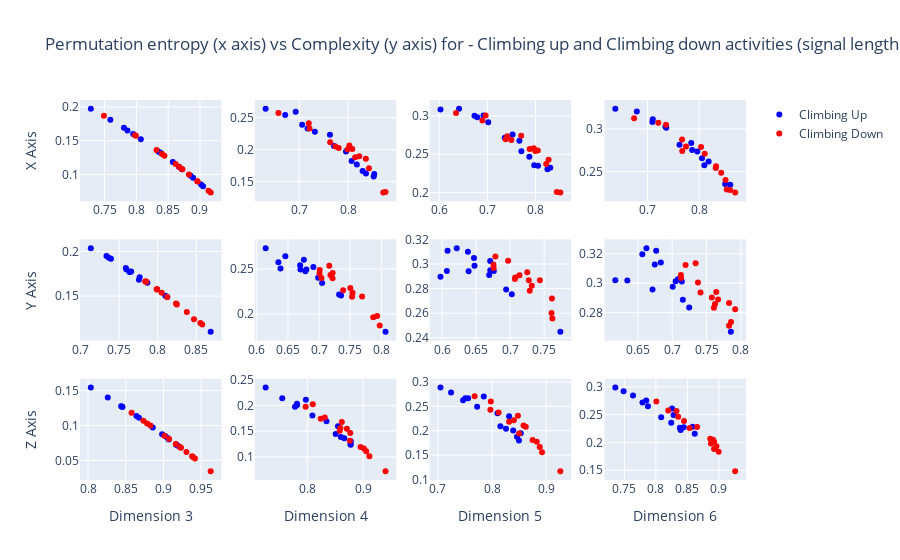

Source (notebook cell):
### Markdown cell above
## Task 2.4  Plotting Permutation entropy vs Complexity for Climbing up and Climbing down activity in subjects. (signal length =4096, embedded delay = 1 along data of axis x,y and z)

### Code cell
fig = make_subplots(rows=3, cols=4, )

# Signal length = 4096 and delay = 1
# Activities climbing up and climbing down
plot4_df = df[(df['Signal_Length']==4096)&(df['Delay']==1)&(df['Activity'].isin(['climbing_up','climbing_down']))]


fig1 = plot4_df[(plot4_df['Dimension']==3)&(plot4_df['Accelerometer_Axis']=='x')&(plot4_df['Activity']=='climbing_up')]
fig1_1 = plot4_df[(plot4_df['Dimension']==3)&(plot4_df['Accelerometer_Axis']=='x')&(plot4_df['Activity']=='climbing_down')]
fig.add_trace(go.Scatter(x=fig1['Permutation_Entropy'], y=fig1['Complexity'], mode="markers", marker_color='blue', showlegend=False),row=1, col=1)
fig.add_trace(go.Scatter(x=fig1_1['Permutation_Entropy'], y=fig1_1['Complexity'], mode="markers", marker_color='red', showlegend=False),row=1, col=1)

fig2 = plot4_df[(plot4_df['Dimension']==4)&(plot4_df['Accelerometer_Axis']=='x')&(plot4_df['Activity']=='climbing_up')]
fig2_1 = plot4_df[(plot4_df['Dimension']==4)&(plot4_df['Accelerometer_Axis']=='x')&(plot4_df['Activity']=='climbing_down')]
fig.add_trace(go.Scatter(x=fig2['Permutation_Entropy'], y=fig2['Complexity'], mode="markers", marker_color='blue', showlegend=False),row=1, col=2)
fig.add_trace(go.Scatter(x=fig2_1['Permutation_Entropy'], y=fig2_1['Complexity'], mode="markers", marker_color='red', showlegend=False),row=1, col=2)

fig3 = plot4_df[(plot4_df['Dimension']==5)&(plot4_df['Accelerometer_Axis']=='x')&(plot4_df['Activity']=='climbing_up')]
fig3_1 = plot4_df[(plot4_df['Dimension']==5)&(plot4_df['Accelerometer_Axis']=='x')&(plot4_df['Activity']=='climbing_down')]
fig.add_trace(go.Scatter(x=fig3['Permutation_Entropy'], y=fig3['Complexity'], mode="markers", marker_color='blue', showlegend=False),row=1, col=3)
fig.add_trace(go.Scatter(x=fig3_1['Permutation_Entropy'], y=fig3_1['Complexity'], mode="markers", marker_color='red', showlegend=False),row=1, col=3)

fig4 = plot4_df[(plot4_df['Dimension']==6)&(plot4_df['Accelerometer_Axis']=='x')&(plot4_df['Activity']=='climbing_up')]
fig4_1 = plot4_df[(plot4_df['Dimension']==6)&(plot4_df['Accelerometer_Axis']=='x')&(plot4_df['Activity']=='climbing_down')]
fig.add_trace(go.Scatter(x=fig4['Permutation_Entropy'], y=fig4['Complexity'], mode="markers", marker_color='blue', showlegend=False),row=1, col=4)
fig.add_trace(go.Scatter(x=fig4_1['Permutation_Entropy'], y=fig4_1['Complexity'], mode="markers", marker_color='red', showlegend=False),row=1, col=4)


fig5 = plot4_df[(plot4_df['Dimension']==3)&(plot4_df['Accelerometer_Axis']=='y')&(plot4_df['Activity']=='climbing_up')]
fig5_1 = plot4_df[(plot4_df['Dimension']==3)&(plot4_df['Accelerometer_Axis']=='y')&(plot4_df['Activity']=='climbing_down')]
fig.add_trace(go.Scatter(x=fig5['Permutation_Entropy'], y=fig5['Complexity'], mode="markers", marker_color='blue', showlegend=False),row=2, col=1)
fig.add_trace(go.Scatter(x=fig5_1['Permutation_Entropy'], y=fig5_1['Complexity'], mode="markers", marker_color='red', showlegend=False),row=2, col=1)

fig6 = plot4_df[(plot4_df['Dimension']==4)&(plot4_df['Accelerometer_Axis']=='y')&(plot4_df['Activity']=='climbing_up')]
fig6_1 = plot4_df[(plot4_df['Dimension']==4)&(plot4_df['Accelerometer_Axis']=='y')&(plot4_df['Activity']=='climbing_down')]
fig.add_trace(go.Scatter(x=fig6['Permutation_Entropy'], y=fig6['Complexity'], mode="markers", marker_color='blue', showlegend=False),row=2, col=2)
fig.add_trace(go.Scatter(x=fig6_1['Permutation_Entropy'], y=fig6_1['Complexity'], mode="markers", marker_color='red', showlegend=False),row=2, col=2)

fig7 = plot4_df[(plot4_df['Dimension']==5)&(plot4_df['Accelerometer_Axis']=='y')&(plot4_df['Activity']=='climbing_up')]
fig7_1 = plot4_df[(plot4_df['Dimension']==5)&(plot4_df['Accelerometer_Axis']=='y')&(plot4_df['Activity']=='climbing_down')]
fig.add_trace(go.Scatter(x=fig7['Permutation_Entropy'], y=fig7['Complexity'], mode="markers", marker_color='blue', showlegend=False),row=2, col=3)
fig.add_trace(go.Scatter(x=fig7_1['Permutation_Entropy'], y=fig7_1['Complexity'], mode="markers", marker_color='red', showlegend=False),row=2, col=3)

fig8 = plot4_df[(plot4_df['Dimension']==6)&(plot4_df['Accelerometer_Axis']=='y')&(plot4_df['Activity']=='climbing_up')]
fig8_1 = plot4_df[(plot4_df['Dimension']==6)&(plot4_df['Accelerometer_Axis']=='y')&(plot4_df['Activity']=='climbing_down')]
fig.add_trace(go.Scatter(x=fig8['Permutation_Entropy'], y=fig8['Complexity'], mode="markers", marker_color='blue', showlegend=False),row=2, col=4)
fig.add_trace(go.Scatter(x=fig8_1['Permutation_Entropy'], y=fig8_1['Complexity'], mode="markers", marker_color='red', showlegend=False),row=2, col=4)



fig9 = plot4_df[(plot4_df['Dimension']==3)&(plot4_df['Accelerometer_Axis']=='z')&(plot4_df['Activity']=='climbing_up')]
fig9_1 = plot4_df[(plot4_df['Dimension']==3)&(plot4_df['Accelerometer_Axis']=='z')&(plot4_df['Activity']=='climbing_down')]
fig.add_trace(go.Scatter(x=fig9['Permutation_Entropy'], y=fig9['Complexity'], mode="markers", marker_color='blue', showlegend=False),row=3, col=1)
fig.add_trace(go.Scatter(x=fig9_1['Permutation_Entropy'], y=fig9_1['Complexity'], mode="markers", marker_color='red', showlegend=False),row=3, col=1)

fig10 = plot4_df[(plot4_df['Dimension']==4)&(plot4_df['Accelerometer_Axis']=='z')&(plot4_df['Activity']=='climbing_up')]
fig10_1 = plot4_df[(plot4_df['Dimension']==4)&(plot4_df['Accelerometer_Axis']=='z')&(plot4_df['Activity']=='climbing_down')]
fig.add_trace(go.Scatter(x=fig10['Permutation_Entropy'], y=fig10['Complexity'], mode="markers", marker_color='blue', showlegend=False),row=3, col=2)
fig.add_trace(go.Scatter(x=fig10_1['Permutation_Entropy'], y=fig10_1['Complexity'], mode="markers", marker_color='red', showlegend=False),row=3, col=2)

fig11 = plot4_df[(plot4_df['Dimension']==5)&(plot4_df['Accelerometer_Axis']=='z')&(plot4_df['Activity']=='climbing_up')]
fig11_1 = plot4_df[(plot4_df['Dimension']==5)&(plot4_df['Accelerometer_Axis']=='z')&(plot4_df['Activity']=='climbing_down')]
fig.add_trace(go.Scatter(x=fig11['Permutation_Entropy'], y=fig11['Complexity'], mode="markers", marker_color='blue', showlegend=False),row=3, col=3)
fig.add_trace(go.Scatter(x=fig11_1['Permutation_Entropy'], y=fig11_1['Complexity'], mode="markers", marker_color='red', showlegend=False),row=3, col=3)

fig12 = plot4_df[(plot4_df['Dimension']==6)&(plot4_df['Accelerometer_Axis']=='z')&(plot4_df['Activity']=='climbing_up')]
fig12_1 = plot4_df[(plot4_df['Dimension']==6)&(plot4_df['Accelerometer_Axis']=='z')&(plot4_df['Activity']=='climbing_down')]
fig.add_trace(go.Scatter(x=fig12['Permutation_Entropy'], y=fig12['Complexity'], mode="markers", marker_color='blue', name='Climbing Up'),row=3, col=4)
fig.add_trace(go.Scatter(x=fig12_1['Permutation_Entropy'], y=fig12_1['Complexity'], mode="markers", marker_color='red', name='Climbing Down'),row=3, col=4)


# Update xaxis properties
fig.update_xaxes(title_text="Dimension 3", row=3, col=1)
fig.update_xaxes(title_text="Dimension 4", row=3, col=2)
fig.update_xaxes(title_text="Dimension 5", row=3, col=3)
fig.update_xaxes(title_text="Dimension 6", row=3, col=4)

# # Update yaxis properties
fig.update_yaxes(title_text="X Axis", row=1, col=1)
fig.update_yaxes(title_text="Y Axis", row=2, col=1)
fig.update_yaxes(title_text="Z Axis", row=3, col=1)

fig.update_layout(title_text = "Permutation entropy (x axis) vs Complexity (y axis) for - Climbing up and Climbing down activities (signal length =4096, embedded delay = 1)")


fig.show()

### Figure 1 — Plotly figure (JSON) as saved in the notebook; plotly's stock layout.template omitted (floating-point values rounded to 4 significant figures)
{"data": [{"marker": {"color": "blue"}, "mode": "markers", "showlegend": false, "type": "scatter", "x": [0.838, 0.8573, 0.8849, 0.9017, 0.8715, 0.807, 0.7804, 0.7283, 0.8669, 0.8891, 0.7859, 0.8344, 0.795, 0.9049, 0.7591], "xaxis": "x", "y": [0.1321, 0.1184, 0.09842, 0.08523, 0.1077, 0.152, 0.1692, 0.1973, 0.1117, 0.09512, 0.1652, 0.134, 0.1601, 0.08246, 0.1812], "yaxis": "y"}, {"marker": {"color": "red"}, "mode": "markers", "showlegend": false, "type": "scatter", "x": [0.7977, 0.8962, 0.8711, 0.8826, 0.9169, 0.8403, 0.8674, 0.7489, 0.8618, 0.9134, 0.8317, 0.8725, 0.7993, 0.8959, 0.844], "xaxis": "x", "y": [0.158, 0.08976, 0.1086, 0.1001, 0.07333, 0.1304, 0.1112, 0.1869, 0.1154, 0.07608, 0.1362, 0.1077, 0.1574, 0.08992, 0.1279], "yaxis": "y"}, {"marker": {"color": "blue"}, "mode": "markers", "showlegend": false, "type": "scatter", "x": [0.7713, 0.7958, 0.8299, 0.8526, 0.818, 0.732, 0.6928, 0.6313, 0.8073, 0.8367, 0.706, 0.763, 0.7171, 0.8537, 0.6713], "xaxis": "x2", "y": [0.2052, 0.1966, 0.1663, 0.1575, 0.1765, 0.2278, 0.259, 0.2638, 0.182, 0.1621, 0.2388, 0.2231, 0.2329, 0.1615, 0.254], "yaxis": "y2"}, {"marker": {"color": "red"}, "mode": "markers", "showlegend": false, "type": "scatter", "x": [0.7195, 0.8428, 0.8146, 0.823, 0.8768, 0.7743, 0.8027, 0.6574, 0.7989, 0.8722, 0.7635, 0.8087, 0.7212, 0.8365, 0.7808], "xaxis": "x2", "y": [0.2411, 0.1707, 0.1877, 0.1895, 0.1333, 0.2046, 0.2063, 0.257, 0.2001, 0.1324, 0.2113, 0.2007, 0.2329, 0.1854, 0.2022], "yaxis": "y2"}, {"marker": {"color": "blue"}, "mode": "markers", "showlegend": false, "type": "scatter", "x": [0.736, 0.7665, 0.7974, 0.8248, 0.7872, 0.7017, 0.6918, 0.6024, 0.7706, 0.8052, 0.6731, 0.7523, 0.6789, 0.8307, 0.6411], "xaxis": "x3", "y": [0.2716, 0.2675, 0.2357, 0.2307, 0.2469, 0.2915, 0.3005, 0.3084, 0.2541, 0.2351, 0.3, 0.2758, 0.2983, 0.2324, 0.3091], "yaxis": "y3"}, {"marker": {"color": "red"}, "mode": "markers", "showlegend": false, "type": "scatter", "x": [0.6962, 0.8223, 0.7879, 0.8048, 0.8517, 0.7413, 0.7965, 0.6348, 0.7703, 0.8443, 0.7381, 0.7996, 0.6895, 0.8272, 0.7499], "xaxis": "x3", "y": [0.3004, 0.2373, 0.2568, 0.2549, 0.2003, 0.2735, 0.2579, 0.3037, 0.2741, 0.2011, 0.2694, 0.2542, 0.2939, 0.243, 0.2685], "yaxis": "y3"}, {"marker": {"color": "blue"}, "mode": "markers", "showlegend": false, "type": "scatter", "x": [0.7618, 0.7963, 0.8098, 0.8501, 0.8053, 0.7362, 0.7345, 0.6377, 0.7862, 0.8182, 0.7094, 0.7845, 0.7101, 0.86, 0.6793], "xaxis": "x4", "y": [0.2815, 0.2736, 0.2573, 0.2354, 0.2656, 0.3013, 0.303, 0.3237, 0.2752, 0.2617, 0.3084, 0.2834, 0.3114, 0.2345, 0.3205], "yaxis": "y4"}, {"marker": {"color": "red"}, "mode": "markers", "showlegend": false, "type": "scatter", "x": [0.7357, 0.8508, 0.8106, 0.8424, 0.8597, 0.7668, 0.8325, 0.674, 0.8035, 0.8531, 0.7671, 0.8318, 0.7208, 0.8694, 0.7744], "xaxis": "x4", "y": [0.3049, 0.2399, 0.2709, 0.2487, 0.2283, 0.2878, 0.2562, 0.3127, 0.2789, 0.2287, 0.2741, 0.2542, 0.3072, 0.2253, 0.2795], "yaxis": "y4"}, {"marker": {"color": "blue"}, "mode": "markers", "showlegend": false, "type": "scatter", "x": [0.7633, 0.7586, 0.7335, 0.8124, 0.8099, 0.7132, 0.7656, 0.8687, 0.7365, 0.7865, 0.7595, 0.7766, 0.7649, 0.7756, 0.7393], "xaxis": "x5", "y": [0.177, 0.1814, 0.1949, 0.1491, 0.1503, 0.2036, 0.1775, 0.11, 0.193, 0.165, 0.1798, 0.1711, 0.1772, 0.1682, 0.1919], "yaxis": "y5"}, {"marker": {"color": "red"}, "mode": "markers", "showlegend": false, "type": "scatter", "x": [0.8237, 0.8377, 0.7837, 0.7993, 0.8553, 0.7848, 0.8051, 0.8577, 0.7852, 0.8471, 0.8123, 0.8248, 0.7986, 0.799, 0.8244], "xaxis": "x5", "y": [0.1418, 0.1323, 0.1664, 0.1575, 0.1201, 0.1663, 0.1537, 0.1183, 0.166, 0.1242, 0.1491, 0.1406, 0.1576, 0.1577, 0.1412], "yaxis": "y5"}, {"marker": {"color": "blue"}, "mode": "markers", "showlegend": false, "type": "scatter", "x": [0.678, 0.6701, 0.6347, 0.7322, 0.7353, 0.6143, 0.6756, 0.8067, 0.6381, 0.7049, 0.6696, 0.6909, 0.6797, 0.6985, 0.6459], "xaxis": "x6", "y": [0.2475, 0.2494, 0.2576, 0.2216, 0.2205, 0.2731, 0.2601, 0.1802, 0.2505, 0.2344, 0.2543, 0.2521, 0.2495, 0.2404, 0.264], "yaxis": "y6"}, {"marker": {"color": "red"}, "mode": "markers", "showlegend": false, "type": "scatter", "x": [0.753, 0.7692, 0.7008, 0.7216, 0.7933, 0.7011, 0.7218, 0.7974, 0.7039, 0.787, 0.7387, 0.7538, 0.7183, 0.7164, 0.7502], "xaxis": "x6", "y": [0.2191, 0.2194, 0.245, 0.2396, 0.1978, 0.249, 0.2456, 0.1873, 0.2399, 0.1963, 0.2265, 0.2235, 0.2434, 0.2536, 0.2289], "yaxis": "y6"}, {"marker": {"color": "blue"}, "mode": "markers", "showlegend": false, "type": "scatter", "x": [0.6476, 0.6389, 0.607, 0.6941, 0.7025, 0.608, 0.676, 0.7738, 0.5976, 0.6692, 0.6379, 0.6707, 0.6469, 0.6708, 0.6215], "xaxis": "x7", "y": [0.2986, 0.2941, 0.2942, 0.2792, 0.2753, 0.3108, 0.2943, 0.2449, 0.2896, 0.2911, 0.3099, 0.3025, 0.3048, 0.295, 0.3129], "yaxis": "y7"}, {"marker": {"color": "red"}, "mode": "markers", "showlegend": false, "type": "scatter", "x": [0.7289, 0.7437, 0.6754, 0.707, 0.7615, 0.6783, 0.7138, 0.7621, 0.6757, 0.7609, 0.7076, 0.7318, 0.6971, 0.7274, 0.7252], "xaxis": "x7", "y": [0.2783, 0.2868, 0.2997, 0.2878, 0.272, 0.306, 0.2908, 0.2556, 0.2968, 0.2603, 0.289, 0.2824, 0.3026, 0.2868, 0.2933], "yaxis": "y7"}, {"marker": {"color": "blue"}, "mode": "markers", "showlegend": false, "type": "scatter", "x": [0.6746, 0.6713, 0.6347, 0.7155, 0.7247, 0.6565, 0.7083, 0.7853, 0.6172, 0.7007, 0.6766, 0.714, 0.6834, 0.705, 0.6625], "xaxis": "x8", "y": [0.3127, 0.2957, 0.3018, 0.2887, 0.2835, 0.3197, 0.3026, 0.267, 0.302, 0.2975, 0.322, 0.3011, 0.3141, 0.3013, 0.3238], "yaxis": "y8"}, {"marker": {"color": "red"}, "mode": "markers", "showlegend": false, "type": "scatter", "x": [0.7576, 0.7827, 0.7128, 0.7412, 0.7916, 0.7194, 0.7606, 0.7827, 0.7126, 0.7856, 0.7375, 0.7622, 0.734, 0.7668, 0.7642], "xaxis": "x8", "y": [0.2903, 0.2866, 0.3034, 0.2937, 0.2823, 0.3123, 0.2833, 0.2712, 0.3056, 0.2736, 0.3004, 0.2859, 0.3135, 0.289, 0.294], "yaxis": "y8"}, {"marker": {"color": "blue"}, "mode": "markers", "showlegend": false, "type": "scatter", "x": [0.8859, 0.9169, 0.9056, 0.9192, 0.9071, 0.8457, 0.8643, 0.8262, 0.8983, 0.8676, 0.8439, 0.9026, 0.8449, 0.9168, 0.8037], "xaxis": "x9", "y": [0.09725, 0.0727, 0.08208, 0.07096, 0.08009, 0.1266, 0.1137, 0.1401, 0.08747, 0.1112, 0.1278, 0.08449, 0.1273, 0.07267, 0.1545], "yaxis": "y9"}, {"marker": {"color": "red"}, "mode": "markers", "showlegend": false, "type": "scatter", "x": [0.8735, 0.9628, 0.9382, 0.9306, 0.942, 0.8828, 0.9219, 0.8784, 0.9077, 0.9392, 0.9165, 0.9233, 0.8577, 0.9225, 0.9016], "xaxis": "x9", "y": [0.107, 0.03445, 0.05578, 0.06213, 0.05254, 0.09993, 0.06919, 0.1028, 0.08075, 0.05477, 0.0734, 0.0681, 0.1184, 0.06879, 0.08547], "yaxis": "y9"}, {"marker": {"color": "blue"}, "mode": "markers", "showlegend": false, "type": "scatter", "x": [0.8344, 0.8777, 0.8601, 0.8774, 0.8663, 0.7816, 0.7973, 0.755, 0.8509, 0.8091, 0.7779, 0.855, 0.7814, 0.878, 0.7252], "xaxis": "x10", "y": [0.1694, 0.1238, 0.1386, 0.1252, 0.136, 0.2007, 0.2111, 0.2139, 0.1446, 0.1801, 0.1975, 0.1595, 0.2031, 0.1306, 0.2348], "yaxis": "y10"}, {"marker": {"color": "red"}, "mode": "markers", "showlegend": false, "type": "scatter", "x": [0.8097, 0.9402, 0.9015, 0.8955, 0.9113, 0.8313, 0.8618, 0.8239, 0.8592, 0.9056, 0.8763, 0.8709, 0.7969, 0.877, 0.8581], "xaxis": "x10", "y": [0.2021, 0.07225, 0.1165, 0.1191, 0.1012, 0.1765, 0.1676, 0.1741, 0.1562, 0.1108, 0.1313, 0.1548, 0.1974, 0.1463, 0.1507], "yaxis": "y10"}, {"marker": {"color": "blue"}, "mode": "markers", "showlegend": false, "type": "scatter", "x": [0.8099, 0.8497, 0.8257, 0.8461, 0.8391, 0.7506, 0.7846, 0.7241, 0.8154, 0.7723, 0.7464, 0.8315, 0.7557, 0.853, 0.7046], "xaxis": "x11", "y": [0.2359, 0.1798, 0.2039, 0.1875, 0.2004, 0.2668, 0.2701, 0.2783, 0.2091, 0.2492, 0.2624, 0.2299, 0.2666, 0.1949, 0.2887], "yaxis": "y11"}, {"marker": {"color": "red"}, "mode": "markers", "showlegend": false, "type": "scatter", "x": [0.7977, 0.9262, 0.8825, 0.8749, 0.8922, 0.812, 0.8478, 0.7969, 0.8401, 0.8881, 0.85, 0.8581, 0.7677, 0.8622, 0.8315], "xaxis": "x11", "y": [0.2601, 0.1171, 0.1777, 0.1811, 0.1557, 0.2375, 0.2308, 0.2431, 0.2217, 0.167, 0.1942, 0.2107, 0.2706, 0.2083, 0.2187], "yaxis": "y11"}, {"marker": {"color": "blue"}, "mode": "markers", "name": "Climbing Up", "type": "scatter", "x": [0.8281, 0.8393, 0.8244, 0.8381, 0.8442, 0.7787, 0.8257, 0.7487, 0.8084, 0.7874, 0.7637, 0.8582, 0.7847, 0.8617, 0.7356], "xaxis": "x12", "y": [0.2493, 0.2225, 0.2354, 0.2264, 0.2274, 0.2722, 0.2613, 0.2924, 0.2453, 0.265, 0.2844, 0.2284, 0.2755, 0.2156, 0.299], "yaxis": "y12"}, {"marker": {"color": "red"}, "mode": "markers", "name": "Climbing Down", "type": "scatter", "x": [0.8327, 0.9259, 0.8961, 0.8875, 0.8924, 0.8355, 0.8908, 0.8196, 0.8654, 0.8997, 0.8536, 0.8863, 0.8007, 0.8925, 0.8447], "xaxis": "x12", "y": [0.2568, 0.1483, 0.193, 0.198, 0.1883, 0.2462, 0.2047, 0.2574, 0.228, 0.1832, 0.2259, 0.2068, 0.2739, 0.2013, 0.2386], "yaxis": "y12"}], "layout": {"title": {"text": "Permutation entropy (x axis) vs Complexity (y axis) for - Climbing up and Climbing down activities (signal length =4096, embedded delay = 1)"}, "xaxis": {"anchor": "y", "domain": [0, 0.2125]}, "xaxis10": {"anchor": "y10", "domain": [0.2625, 0.475], "title": {"text": "Dimension 4"}}, "xaxis11": {"anchor": "y11", "domain": [0.525, 0.7375], "title": {"text": "Dimension 5"}}, "xaxis12": {"anchor": "y12", "domain": [0.7875, 1], "title": {"text": "Dimension 6"}}, "xaxis2": {"anchor": "y2", "domain": [0.2625, 0.475]}, "xaxis3": {"anchor": "y3", "domain": [0.525, 0.7375]}, "xaxis4": {"anchor": "y4", "domain": [0.7875, 1]}, "xaxis5": {"anchor": "y5", "domain": [0, 0.2125]}, "xaxis6": {"anchor": "y6", "domain": [0.2625, 0.475]}, "xaxis7": {"anchor": "y7", "domain": [0.525, 0.7375]}, "xaxis8": {"anchor": "y8", "domain": [0.7875, 1]}, "xaxis9": {"anchor": "y9", "domain": [0, 0.2125], "title": {"text": "Dimension 3"}}, "yaxis": {"anchor": "x", "domain": [0.7333, 1], "title": {"text": "X Axis"}}, "yaxis10": {"anchor": "x10", "domain": [0, 0.2667]}, "yaxis11": {"anchor": "x11", "domain": [0, 0.2667]}, "yaxis12": {"anchor": "x12", "domain": [0, 0.2667]}, "yaxis2": {"anchor": "x2", "domain": [0.7333, 1]}, "yaxis3": {"anchor": "x3", "domain": [0.7333, 1]}, "yaxis4": {"anchor": "x4", "domain": [0.7333, 1]}, "yaxis5": {"anchor": "x5", "domain": [0.3667, 0.6333], "title": {"text": "Y Axis"}}, "yaxis6": {"anchor": "x6", "domain": [0.3667, 0.6333]}, "yaxis7": {"anchor": "x7", "domain": [0.3667, 0.6333]}, "yaxis8": {"anchor": "x8", "domain": [0.3667, 0.6333]}, "yaxis9": {"anchor": "x9", "domain": [0, 0.2667], "title": {"text": "Z Axis"}}}}
